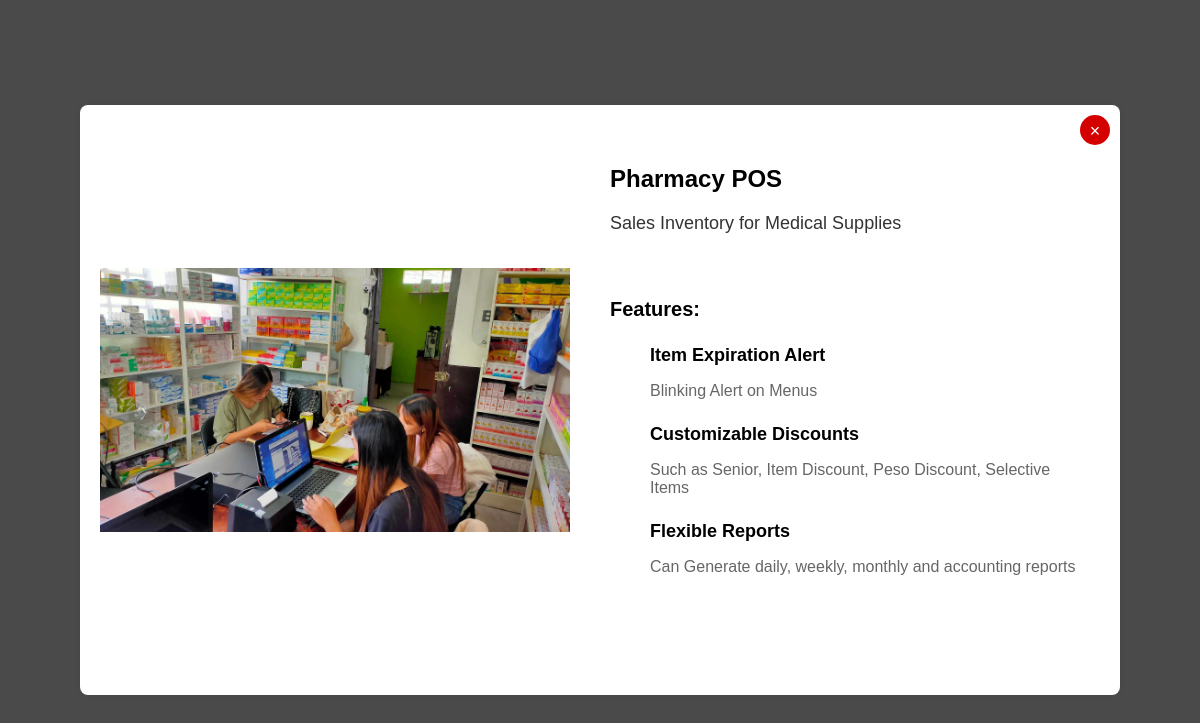
The app's page /pos1.php?id=4 with its own data.
### tables this page shows
CREATE TABLE `services` (
  `service_id` int(11) NOT NULL,
  `service_name` varchar(255) NOT NULL,
  `description` text DEFAULT NULL,
  `image` varchar(255) DEFAULT NULL
);

CREATE TABLE `service_features` (
  `service_feature_id` int(11) NOT NULL,
  `service_id` int(11) DEFAULT NULL,
  `name` varchar(255) NOT NULL,
  `description` text DEFAULT NULL,
  `image` varchar(113) DEFAULT NULL
);

### pos1.php (the view, shortened to what this page needs)
<!-- <?php
        include 'includes/connect.php';
        $conn->select_db("dezcom");
        if (isset($_GET['id'])) {
            $service_id = intval($_GET['id']);
            $sql = "SELECT service_name, description, image FROM services WHERE service_id = $service_id";
            $result = $conn->query($sql);
            if ($result->num_rows > 0) {
                $service = $result->fetch_assoc();
            } else {
                echo "<script>alert('Service not found!'); window.location.href='index.php';</script>";
                exit();
            }
        } else {
            echo "<script>alert('No service selected!'); window.location.href='index.php';</script>";
            exit();
        }
        $sql_features = "SELECT name, description, image FROM service_features WHERE service_id = $service_id";
        $result_features = $conn->query($sql_features);
        ?>
<?php
include 'includes/connect.php';
$conn->select_db("dezcom");
if (isset($_GET['id'])) {
    $service_id = intval($_GET['id']);
    $sql = "SELECT service_name, description, image FROM services WHERE service_id = $service_id";
    $result = $conn->query($sql);
    if ($result->num_rows > 0) {
        $service = $result->fetch_assoc();
    } else {
        echo "<script>alert('Service not found!'); window.location.href='index.php';</script>";
        exit();
    }
} else {
    echo "<script>alert('No service selected!'); window.location.href='index.php';</script>";
    exit();
}
$sql_features = "SELECT name, description, image FROM service_features WHERE service_id = $service_id";
$result_features = $conn->query($sql_features);
$features = [];
if ($result_features->num_rows > 0) {
    while ($row = $result_features->fetch_assoc()) {
        $features[] = $row;
    }
}
?>
<div class="modal-overlay" id="serviceModal">
    <div class="modal">
        <button class="close-btn" onclick="closeModal()">&times;</button>
        <div class="carousel-container">
            <div class="carousel">
                <div class="carousel-item">
                    <img src="admin/includes/uploads/services/<?php echo htmlspecialchars($service['image']); ?>" alt="Service Image">
                </div>
            </div>
        </div>
        <div class="text-container">
            <h2><?php echo htmlspecialchars($service['service_name']); ?></h2>
            <p><?php echo nl2br(htmlspecialchars($service['description'])); ?></p>
            <div class="features">
                <h3>Features:</h3>
                <ul class="advantages-list">
                    <?php foreach ($features as $feature): ?>
                        <li>
                            <h4><?php echo htmlspecialchars($feature['name']); ?></h4>
                            <p><?php echo nl2br(htmlspecialchars($feature['description'])); ?></p>
                        </li>
                    <?php endforeach; ?>
                </ul>
            </div>
        </div>
    </div>
</div>

### pos1.php (style rules this page uses)
.modal-overlay { position: fixed; top: 0; left: 0; width: 100vw; height: 100vh; background: rgba(0, 0, 0, 0.7); display: none; justify-content: center; align-items: center; z-index: 999; }
.modal { background: white; padding: 20px; border-radius: 8px; box-shadow: 0 0 10px rgba(0, 0, 0, 0.1); display: flex; width: 1000px; max-width: 100%; height: 550px; gap: 20px; overflow: hidden; position: relative; animation: fadeIn 0.3s ease; }
.close-btn { position: absolute; top: 10px; right: 10px; background: #d40000; color: white; border: none; width: 30px; height: 30px; border-radius: 50%; font-size: 18px; cursor: pointer; text-align: center; line-height: 30px; }
.carousel-container { width: 50%; height: 100%; overflow: hidden; border-radius: 8px; display: flex; justify-content: center; align-items: center; }
.carousel { display: flex; transition: transform 0.3s ease; width: 100%; height: 100%; }
.carousel-item { width: 100%; height: 100%; flex-shrink: 0; }
.carousel-item img { width: 100%; height: 100%; object-fit: contain; }
.text-container { width: 50%; padding: 20px; overflow-y: auto; }
.text-container h2 { margin-bottom: 20px; font-size: 24px; }
.text-container p { font-size: 18px; color: #333; }
.features { margin-top: 4rem; }
.features h3 { font-size: 20px; margin-bottom: 10px; }
.advantages-list li { list-style: none; margin-bottom: 10px; }
.advantages-list h4 { font-size: 18px; margin-bottom: 5px; }
.advantages-list p { font-size: 16px; color: #666; }

### records on screen
services: image (picture), service_name "Pharmacy POS", description "Sales Inventory for Medical Supplies"
service_features: name "Item Expiration Alert", description "Blinking Alert on Menus"
service_features: name "Customizable Discounts", description "Such as Senior, Item Discount, Peso Discount, Selective Items"
service_features: name "Flexible Reports", description "Can Generate daily, weekly, monthly and accounting reports"
